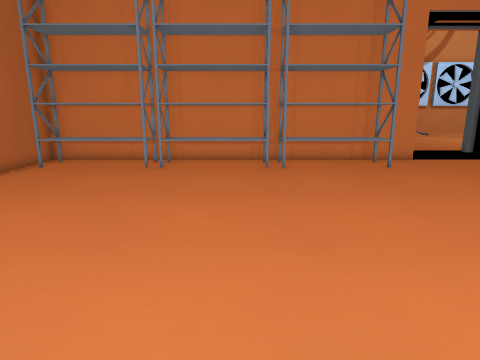
View 1 (above)

23 first-person views from a walk through a 3-D level made in the Godot game engine. The camera is 1.2 m above the floor, tilts 12° down and sees 75° across. The floor is counted in squares, 0.5 m on a side. Each view is taken from the middle of a square. On the plan, view 1 faces up. The plan holds only what a view shows up to about 19 squares ahead; the rest is blank. The place goes on beyond the plan. Flat picture figures and markers are not drawn. Door leaves are left out where a doorway can be walked through.

View 2
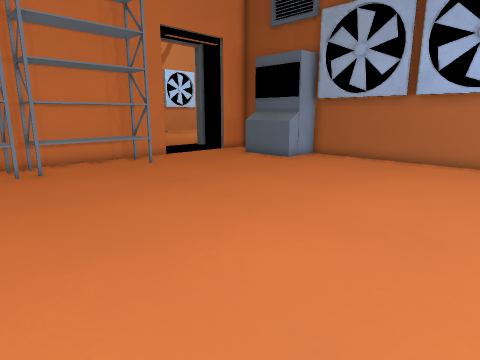

View 3
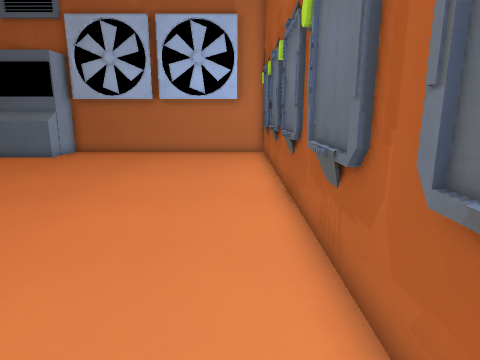

View 4
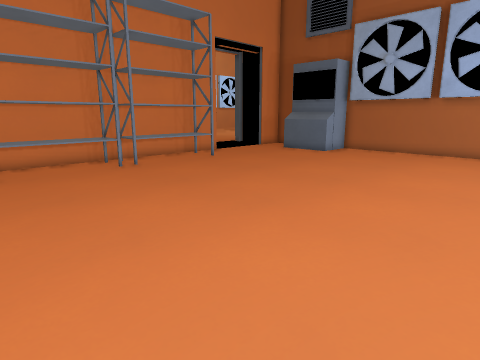

View 5
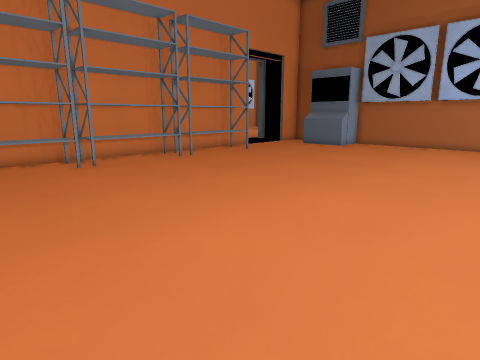

View 6
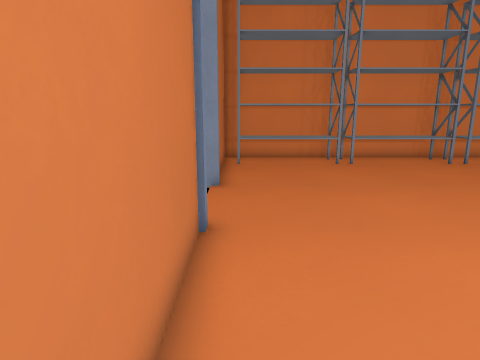

View 7
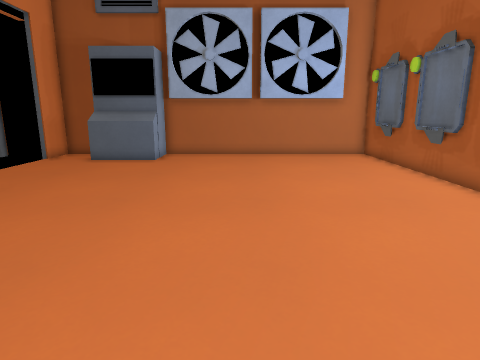

View 8
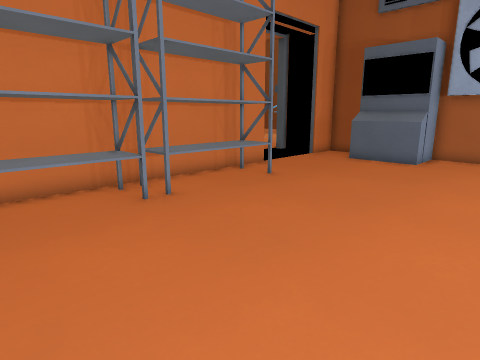

View 9
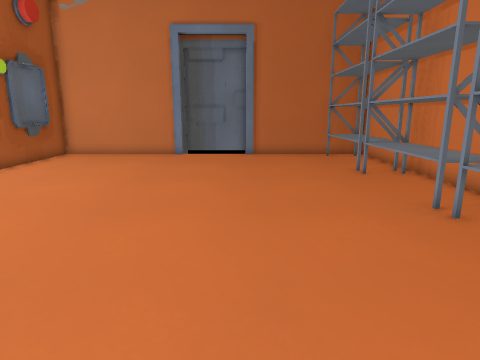

View 10
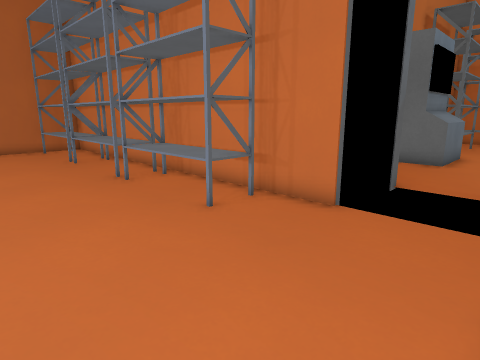

View 11
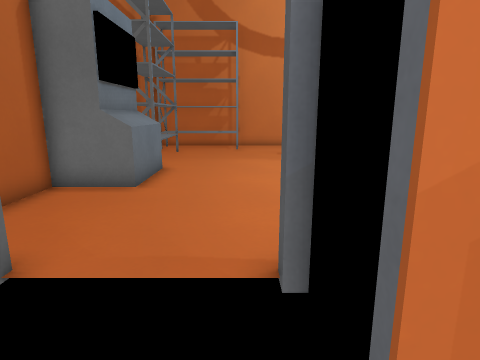

View 12
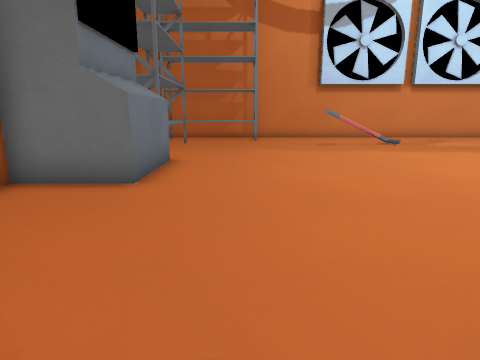

View 13
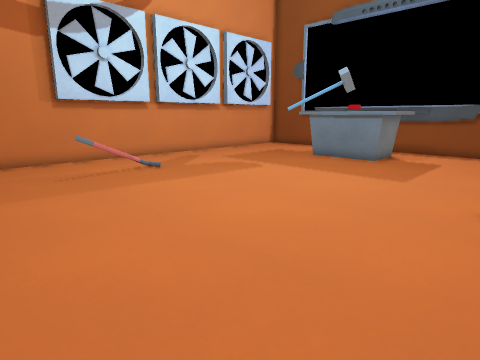

View 14
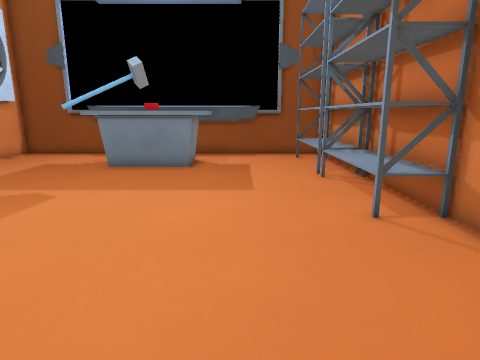

View 15
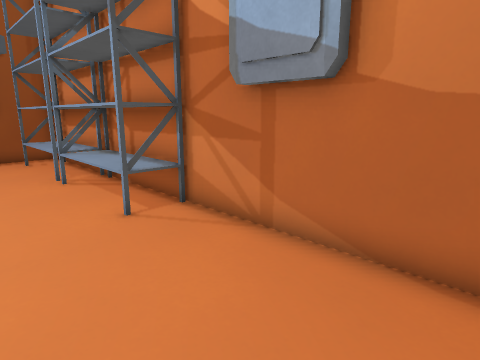

View 16
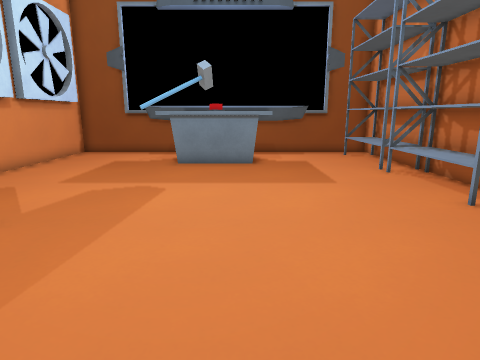

View 17
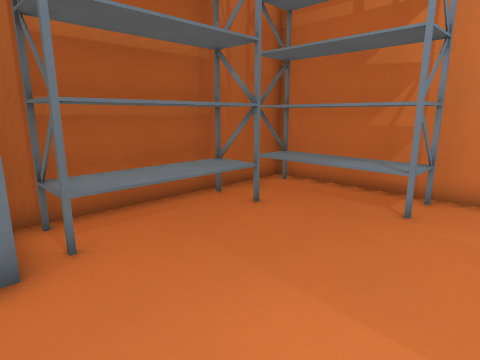

View 18
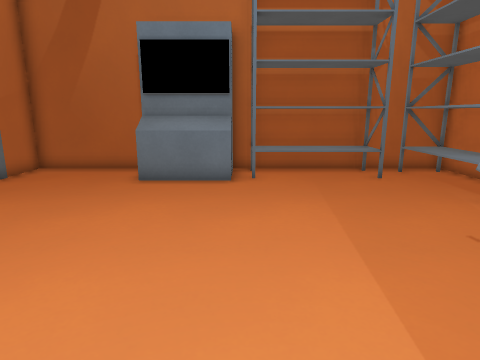

View 19
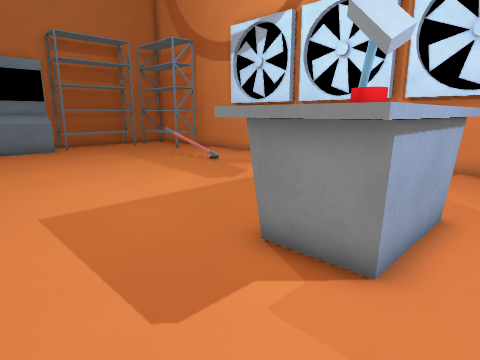

View 20
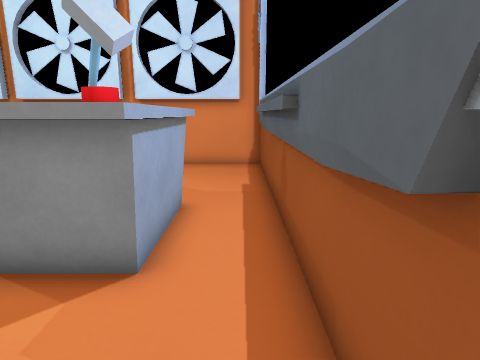

View 21
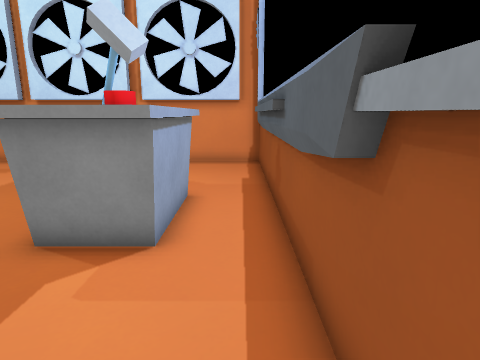

View 22
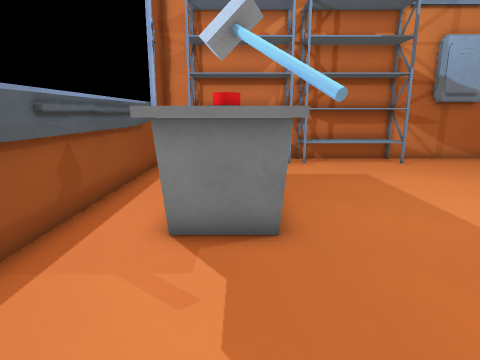

View 23
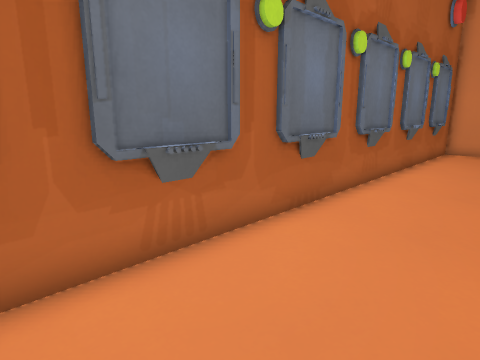

### Floor plan
Points are (right, up) in squares from view 1. A wall is a line through its corners. A room is listed if a view was taken in it or the views show most of it. See-through windows are left out.
Room 1 (views 1, 2, 3, 4, 5, 6, 7, 8, 9, 10, 11, 12, 23)
walls: (3.5, -1.3) (6.4, -1.3); (-0.4, -1.3) (2.4, -1.3); (7.6, -1.3) (10.5, -1.3); (-4.4, -1.3) (-1.6, -1.3); (9.3, 16.4) (-9.9, 16.4) (-9.9, 9.4); (14.2, 10.4) (14.2, 13.9); (11.6, -1.3) (14.4, -1.3); (-9.9, 5.6) (-9.9, -1.5) (15.9, -1.5) (15.9, 0.6); (15.9, 4.4) (15.9, 6.5); (15.9, 10.4) (13.3, 10.4); (-8.4, -1.3) (-5.6, -1.3); (15.9, 14.5) (15.9, 16.4) (13.8, 16.4)
low walls: (13.3, 10.4) (13.3, 13.9)
ways out: open door at (11.5, 19) to room 2; opening at (-10.5, 7)
objects: rack (-9, 14) to (-4, 16); rack (-4, 14) to (1, 16); rack (2, 14) to (7, 16); vent (15, 0) to (16, 5); vent (15, 6) to (16, 9)
Room 2 (views 13, 14, 15, 16, 17, 18, 19, 20, 21, 22)
walls: (28, 30.5) (27.5, 31.6) (28.2, 31); (27.6, 31.6) (28.3, 30.6); (28.1, 30.4) (27.5, 31.4) (28.1, 31); (27.7, 31.6) (28, 30.6) (27.4, 31.3); (27.7, 31.6) (28.3, 30.3) (27.5, 31); (27.7, 31.6) (28.2, 30.6); (16.7, 19.4) (18.8, 19.4); (17.5, 37) (7.3, 37) (7.3, 27.6); (22.6, 37) (20.4, 37); (14.4, 19) (33, 19) (33, 37) (31.4, 37); (9.8, 24.3) (7.3, 24.3) (7.3, 19) (9.5, 19); (8.9, 27.8) (8.9, 24.2); (27.6, 37) (25.4, 37); (32.6, 21.6) (32.6, 34.1); (32.7, 21.7) (32.1, 31.2)
low walls: (17.5, 32.5) (15.7, 32.1); (17.4, 32.6) (15.8, 31.9); (9.8, 27.8) (9.8, 24.3)
ways out: open door at (11.5, 19) to room 1
objects: rack (8, 28) to (9, 33); rack (8, 35) to (13, 36); rack (21, 20) to (26, 21); rack (27, 20) to (31, 21); button (28, 25) to (31, 31)

Where each view was taken, in squares from view 1:
view 1: 0 up, 0 right, facing up
view 2: 0 up, 1 left, facing up-right
view 3: 0 up, 4 left, facing right
view 4: 0 up, 5 left, facing up-right
view 5: 1 down, 9 left, facing up-right
view 6: 1 down, 9 left, facing up
view 7: 6 up, 3 left, facing right
view 8: 6 up, 3 left, facing up-right
view 9: 9 up, 9 right, facing left
view 10: 9 up, 13 right, facing up-left
view 11: 15 up, 13 right, facing up
view 12: 18 up, 12 right, facing up
view 13: 20 up, 12 right, facing up-right
view 14: 24 up, 14 right, facing right
view 15: 24 up, 14 right, facing down-right
view 16: 27 up, 13 right, facing right
view 17: 27 up, 15 right, facing up-left
view 18: 28 up, 21 right, facing left
view 19: 22 up, 32 right, facing up-left
view 20: 22 up, 32 right, facing up
view 21: 21 up, 32 right, facing up
view 22: 36 up, 29 right, facing down
view 23: 3 up, 12 right, facing down-left
